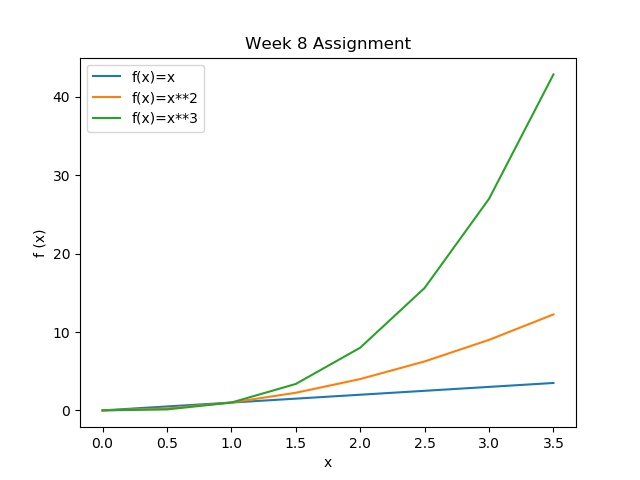

The Python source for this figure:
# Write a program that displays a plot of the functions
# f(x)=x, g(x)=x**2 and h(x)=x**3 in the range [0, 4]
# on the one set of axes.

# Import numpy to create arrays
# that can be easily manipulated.
import numpy as np
# import matplotlib.pyplot to create graphs.
import matplotlib.pyplot as plt
# create array of values that function
# will be applied to, with the resulting
# array plotted against the original array.
# Originally I went in steps of one here, but
# steps of 0.5 are probably better considering
# the small range of values.
values = np.arange(0, 4, 0.5)
# The plt.plot() method creates an Axes object
# (in English, a plotting of x and y values)
# for the current Figure object
# (in English, the space that the plot appears on - the plot-space),
# and if there is no Figure object, it will create one.
# Consider this from https://realpython.com/python-matplotlib-guide/

# "Almost all functions from pyplot, such as plt.plot(),
# are implicitly either referring to an existing current Figure
# and current Axes, or creating them anew if none exist.
# [...] with plt.plot() and other top-level pyplot functions
# [... t]here is only ever one Figure or Axes that you’re
# manipulating at a given time, and you don’t need
# to explicitly refer to it."

# This means that we do not need to explicitly assign
# the result of plot() to a variable, because the assignment
# occurs implicitly anyway. When plot() is called the second time,
# it will create another plot on the same plot-space
# because it will use the current (the same) Figure object.
# the 'label' argument will store the values for the legend
plt.plot(values, values, label = 'f(x)=x')
plt.plot(values, values**2, label = 'f(x)=x**2')
plt.plot(values, values**3, label = 'f(x)=x**3')
# title() creates a title
plt.title('Week 8 Assignment')
# legend() will include the 'labels' above in a legend,
# and the 'loc' keyword argument determines
# where the legend is positioned.
plt.legend(loc='upper left')
# Finally, show() will display this Figure object to the user.
plt.show()
plt.savefig("Week8-plots.jpg")
